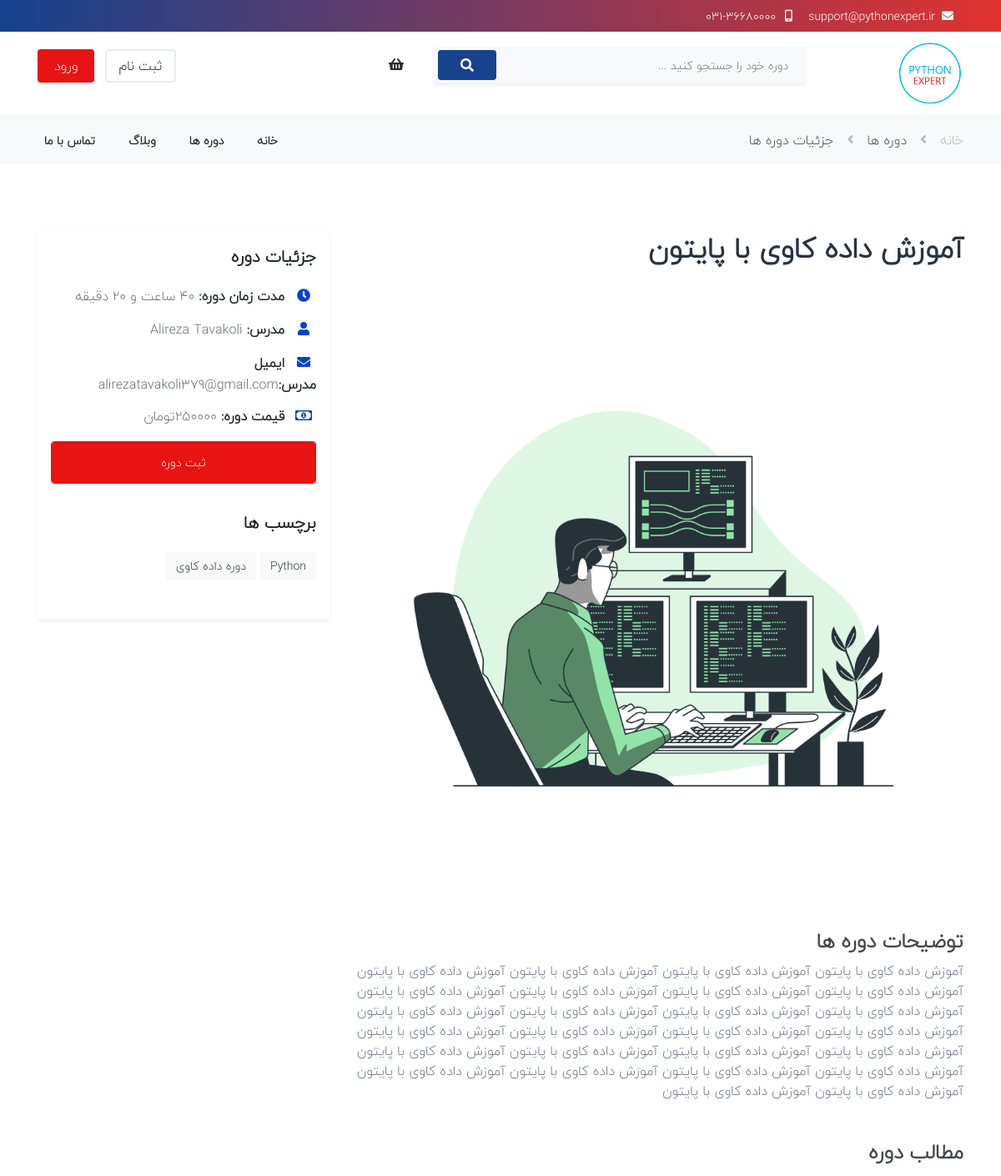
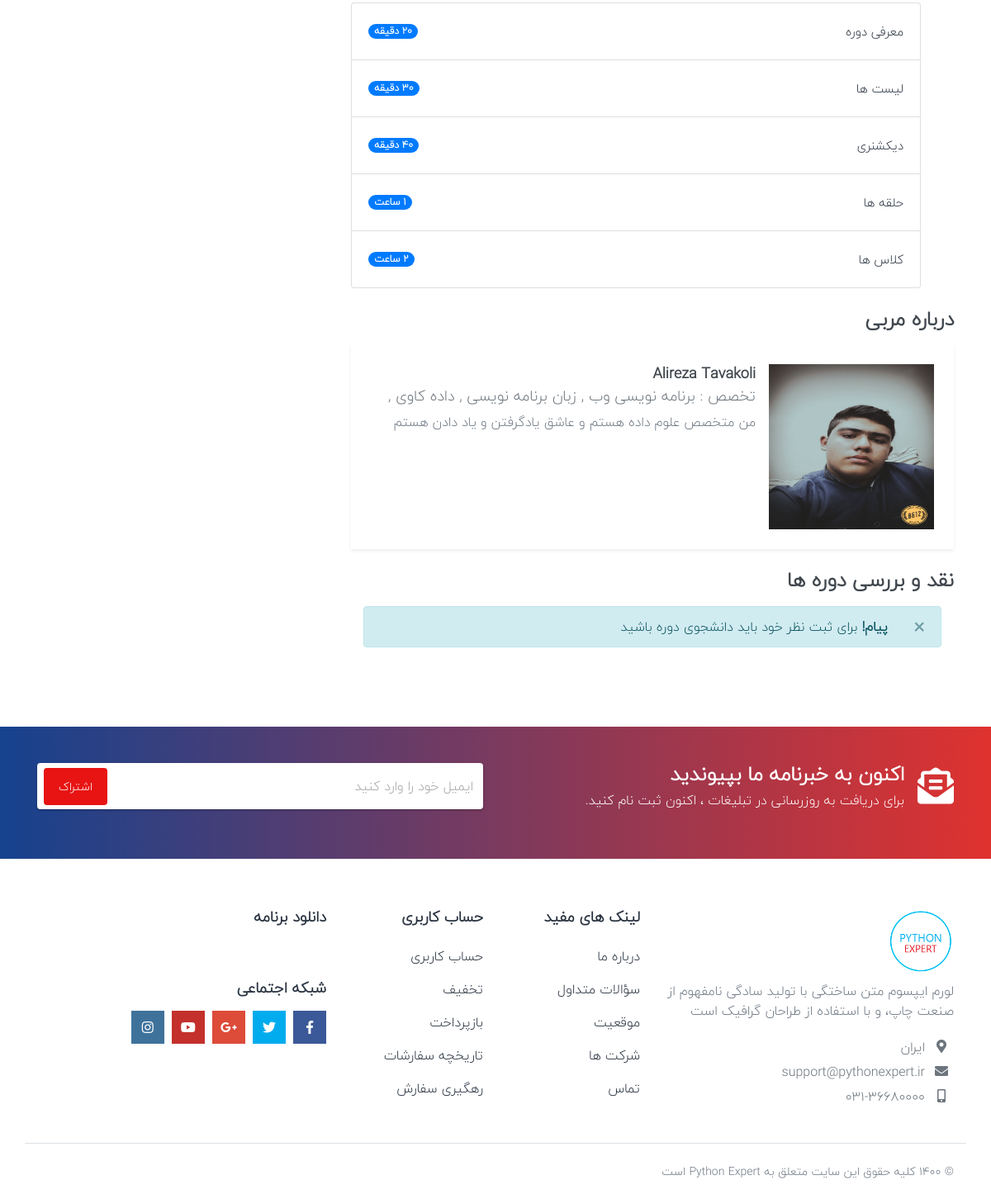
The app's page /course/3/آموزش-داده-کاوی-با-پایتون with its own data (2 pictures, top to bottom).
### courses/models.py (models this page shows, shortened)
class Course(models.Model):
    owner = models.ForeignKey(settings.AUTH_USER_MODEL, related_name='courses_created', on_delete=models.CASCADE,
                              verbose_name='مدرس')
    title = models.CharField(max_length=200)
    price = models.IntegerField(null=True)
    image = models.ImageField(upload_to=upload_image_path, null=True)
    slug = models.SlugField(max_length=200, unique=True, allow_unicode=True)
    overview = models.TextField()
    created = models.DateTimeField(auto_now_add=True)
    students = models.ManyToManyField(settings.AUTH_USER_MODEL, related_name='courses_joined', blank=True)
    category = models.ManyToManyField(Category)
    active = models.BooleanField(default=False, null=True)
    time = models.TextField(null=True)
    objects = CourseManager()
    class Meta:
        ordering = ('-created',)
        verbose_name_plural = 'دوره ها'
        verbose_name = 'دوره'

class Module(models.Model):
    course = models.ForeignKey(Course, related_name='modules', on_delete=models.CASCADE)
    title = models.CharField(max_length=200)
    duration = models.TextField(null=True)

### account/models.py (models this page shows)
class UserProfile(models.Model):
    user = models.ForeignKey(User, on_delete=models.CASCADE)
    your_expertise = models.ManyToManyField(Category)
    about_you = models.TextField(null=True)
    avatar = models.ImageField(upload_to=upload_image_path)

### courses_category/models.py (models this page shows)
class Category(models.Model):
    title = models.CharField(max_length=200)
    slug = models.SlugField(max_length=200, unique=True, allow_unicode=True)
    def __str__(self):
        return self.title

### tags/models.py (models this page shows)
class Tag(models.Model):
    title = models.CharField(max_length=200)
    slug = models.SlugField(max_length=200, unique=True, allow_unicode=True)
    timestamp = models.DateTimeField(auto_now_add=True, null=True)
    active = models.BooleanField(default=True)
    courses = models.ManyToManyField(Course, blank=True)
    def __str__(self):
        return self.title

### courses/views.py (the view)
# urls.py: path('course/<pk>/<slug>', course_detail),
def course_detail(request, pk, slug):
    course = Course.objects.get_by_id(pk)
    if course.slug != slug:
        raise Http404
    teacher = UserProfile.objects.get_queryset().filter(user_id=(course.owner.id)).first()
    tag = course.tag_set.all()
    post = get_object_or_404(Course, id=pk)
    comments = post.comments.filter(active=True)
    modules = Module.objects.filter(course_id=course.id)
    new_comment = None
    user = get_user_model()
    students = [student for student in user.objects.get_queryset().all() if
                student in course.students.get_queryset().all()]
    if request.user.is_authenticated:
        students_flag = user.objects.get_queryset().filter(id=request.user.id)[0] in students
    else:
        students_flag = False
    if request.method == 'POST':
        comment_form = CommentForm(data=request.POST)
        if comment_form.is_valid() and request.user.is_authenticated and (
                user.objects.get_queryset().filter(id=request.user.id)[0] in students):
            owner_id = request.user.id
            body = comment_form.cleaned_data.get("body")
            new_comment = Comment(owner_id=owner_id, body=body)
            new_comment.post = post
            new_comment.save()
            comment_form = CommentForm()
    else:
        comment_form = CommentForm()
    if course is None:
        raise Http404
    if course.active:
        context = {
            "course": course,
            "teacher": teacher,
            "tag": tag,
            'post': post,
            'comments': comments,
            'new_comment': new_comment,
            'comment_form': comment_form,
            'modules': modules,
            'students_flag': students_flag
        }
        return render(request, 'courses/course_detail.html', context)
    else:
        raise Http404

### courses/templates/courses/course_detail.html (shortened to what this page needs)
{% extends 'shared/_MainLayout.html' %}
{% load static %}
{% block content %}
    <body>
    <header class="header">
        <div class="base-header">
            <div class="top-header">
                <div class="container">
                    <div class="row">
                        <div class="col-5 col-md-8 col-lg-6">
                            <div class="top-header-info-left"><span class="top-email"><i
                                    class="fas fa-envelope mr-1"></i>support@pythonexpert.ir</span> <span
                                    class="top-phone ml-2"><i class="fas fa-mobile-alt mr-1"></i>031-36680000</span>
                            </div>
                        </div>
                    </div>
                </div>
            </div>
            <div class="middle-header bg-white">
                <div class="container">
                    <div class="row">
                        <div class="col-12 col-md-4 col-lg-2">
                            <div class="logo-brand">
                                <a href="/">
                                    <img style="width: 80px;height: 80px" src="{% static 'img/python_expert.png' %}"
                                         alt="">
                                </a>
                            </div>
                        </div>
                        <div class="col-12 col-md-8 col-lg-5">
                            <div class="nav-search">
                                <form>
                                    <input type="text" placeholder="دوره خود را جستجو کنید ..." class="searchbox">
                                    <button type="submit" class="searchbutton fa fa-search"></button>
                                </form>
                            </div>
                        </div>
                        <div class="col-12 col-md-12 col-lg-5">
                            <div class="group-icon-header">
                                <div class="cart"><a href=""><i class="fas fa-shopping-basket"></i>
                                </a>
                                </div>
                            </div>
                            {% if not request.user.is_authenticated %}
                                <div class="group-btn-header"><a href="/register" class="btn-resgiter ml-2">ثبت نام</a>
                                    <a href="/login" class="btn-login ">ورود</a>
                                </div>
                            {% else %}
                                <div class="group-btn-header"><a href="/logout" class="btn-resgiter ml-2"> خروج</a>
                                </div>
                            {% endif %}
                        </div>
                    </div>
                </div>
            </div>
            <div class="bottom-header bg-light">
                <div class="container">
                    <div class="row">
                        <div class="col-md-12 col-lg-4">
                            <div class="page-breadcrumb">
                                <ol class="breadcrumb">
                                    <li class="breadcrumb-item"><a href="#">خانه</a>
                                    </li>
                                    <li class="breadcrumb-item"><a href="#"><i class="fas fa-angle-left"></i></a>
                                    </li>
                                    <li class="breadcrumb-item active"><a href="#"><i class="fas fa-angle-left"></i></a>
                                    </li>
                                </ol>
                            </div>
                        </div>
                        <div class="col-lg-8">
                            <div class="block-navigation float-left">
                                <nav class="navbar navbar-expand-lg">
                                    <ul class="navbar-nav">
                                        <li class="nav-item"><a class="nav-link" href="/">خانه</a>
                                        </li>
                                        <li class="nav-item"><a class="nav-link" href="/courses">دوره ها </a>
                                        </li>
                                        <li class="nav-item"><a class="nav-link" href="/blog">وبلاگ </a>
                                        </li>
                                        <li class="nav-item"><a class="nav-link" href="/contact-us">تماس با ما</a>
                                        </li>
                                    </ul>
                                </nav>
                            </div>
                        </div>
                    </div>
                </div>
            </div>
        </div>
    </header>
    <div class="wrapper-page">
        <div class="content-page">
            <div class="courses-detail">
                <div class="container">
                    <div class="base-courses-detail">
                        <div class="row">
                            <div class="col-lg-8">
                                <div class="content-courses-detail">
                                    <h2 class="font-weight-bold">{{ course.title }}</h2>
                                    <img src="{{ course.image.url }}" class="img-fluid mt-4" alt="">
                                    <h3 class="mt-3 mb-2">توضیحات دوره ها</h3>
                                    <p>{{ course.overview }}</p>
                                    <br><br>
                                    <h3 class="mb-3">مطالب دوره</h3>
                                    <ul class="list-group">
                                        {% for module in modules %}
                                            <li class="list-group-item d-flex justify-content-between align-items-center">
                                                <h2 style="font-size: 15px">{{ module.title }}</h2><span
                                                    class="badge badge-primary badge-pill">{{ module.duration }}</span>
                                            </li>
                                        {% endfor %}
                                    </ul>
                                    <h3 class="mb-3 mt-4">درباره مربی</h3>
                                    <div class="author-single-courses py-4 px-4 shadow-sm">
                                        <div class="media">
                                            <img src="{{ teacher.avatar.url }}" class="align-self-start ml-3 img-fluid"
                                                 alt="..." style="width: 200px; height: 200px">
                                            <div class="media-body">
                                                <h3 class="title-author-name">{{ teacher.user.first_name }} {{ teacher.user.last_name }}</h3>
                                                <h5 class="mt-1 mb-2">تخصص :
                                                    <span>{% for tag in teacher.your_expertise.all %}{{ tag }}
                                                        , {% endfor %}</span></h5>
                                                <p>{{ teacher.about_you }}</p>
                                            </div>
                                        </div>
                                    </div>
                                    <h3 class="mb-3 mt-4"> نقد و بررسی دوره ها</h3>
                                    {% if request.user.is_authenticated and students_flag %}
                                        <h3 class="mb-3 mt-4">ارسال نظرات</h3>
                                        <form method="post">
                                            {% csrf_token %}
                                            <div class="write-comment mt-3">
                                                <div class="row">
                                                    <div class="col-lg-12">
                                                        {{ comment_form.body }}
                                                    </div>
                                                    <div class="col-lg-12">
                                                        <div class="btn-comment">
                                                            <button type="submit" class="btn btn-fill-primary btn-lg">
                                                                ارسال
                                                            </button>
                                                        </div>
                                                    </div>
                                                </div>
                                        </form>
                                    {% else %}
                                        <div class="container">
                                            <div class="alert alert-info alert-dismissible fade show">
                                                <button type="button" class="close" data-dismiss="alert">&times;
                                                </button>
                                                <strong>پیام!</strong> برای ثبت نظر خود باید دانشجوی دوره باشید
                                            </div>
                                        </div>
                                    {% endif %}
                                </div>
                            </div>
                            <div class="col-lg-4">
                                <div class="side-bar shadow-sm">
                                    <div class="widget">
                                        <div class="title-widget mb-3">
                                            <h4>جزئیات دوره</h4>
                                        </div>
                                        <div class="content-widget event-detail-widget">
                                            <ul class="list-unstyled">
                                                <li><i class="fas fa-clock"></i><b>مدت زمان دوره:</b> {{ course.time }}
                                                </li>
                                                <li>
                                                    <i class="fas fa-user"></i><b>مدرس:</b> {{ teacher.user.first_name }} {{ teacher.user.last_name }}
                                                </li>
                                                <li><i class="fas fa-envelope"></i><b>ایمیل
                                                    مدرس:</b>{{ teacher.user.email }}</li>
                                                <li><i class="far fa-money-bill-alt"></i><b>قیمت دوره:</b>
                                                    {% if course.price == 0 %}
                                                        رایگان
                                                    {% else %}
                                                        {{ course.price }}تومان
                                                    {% endif %}
                                                </li>
                                            </ul>
                                            <a href="" class="btn btn-fill-primary d-block"> ثبت دوره</a>
                                        </div>
                                    </div>
                                    <div class="widget">
                                        <div class="title-widget mb-3">
                                            <h4>برچسب ها</h4>
                                        </div>
                                        <div class="content-widget tags">
                                            {% for tag in tag %}
                                                <a href="" class="btn-tags">{{ tag }}</a>
                                            {% endfor %}
                                        </div>
                                    </div>
                                </div>
                            </div>
                        </div>
                    </div>
                </div>
            </div>
        </div>
    </div>
{% endblock %}

### records on screen
Course: title "آموزش داده کاوی با پایتون", image (picture), overview "آموزش داده کاوی با پایتون آموزش داده کاوی با پایتون آموزش داده کاوی با پایتون آموزش داده کاوی با پایتون آموزش داده کاوی با پایتون آموزش داده کاوی با پایتون آموزش داده کاوی با پایتون آموزش داده کاوی با پایتون آموزش داده کاوی با پایتون آموزش داده کاوی با پایتون آموزش داده کاوی با پایتون آموزش داده کاوی با پایتون آموزش داده کاوی با پایتون آموزش داده کاوی با پایتون آموزش داده کاوی با پایتون آموزش داده کاوی با پایتون آموزش داده کاوی با پایتون آموزش داده کاوی با پایتون آموزش داده کاوی با پایتون آموزش داده کاوی با پایتون آموزش داده کاوی با پایتون آموزش داده کاوی با پایتون آموزش داده کاوی با پایتون آموزش داده کاوی با پایتون آموزش داده کاوی با پایتون آموزش داده کاوی با پایتون", time "40 ساعت و 20 دقیقه", price "250000"
Module: title "معرفی دوره", duration "20 دقیقه"
Module: title "لیست ها", duration "30 دقیقه"
Module: title "دیکشنری", duration "40 دقیقه"
Module: title "حلقه ها", duration "1 ساعت"
Module: title "کلاس ها", duration "2 ساعت"
UserProfile: avatar (picture), user.first_name "Alireza", user.last_name "Tavakoli", about_you "من متخصص علوم داده هستم و عاشق یادگرفتن و یاد دادن هستم", user.email "alirezatavakoli379@gmail.com"
Category: title "برنامه نویسی وب"
Category: title "زبان برنامه نویسی"
Category: title "داده کاوی"
Tag: title "Python"
Tag: title "دوره داده کاوی"
